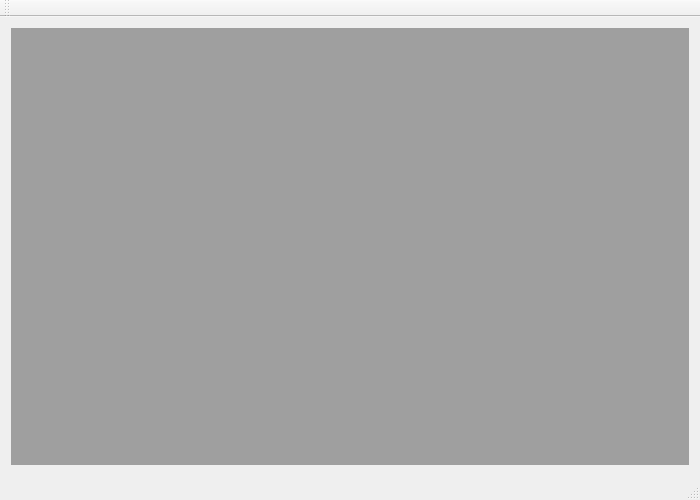
<?xml version="1.0" encoding="UTF-8"?>
<ui version="4.0">
 <class>MainWindow</class>
 <widget class="QMainWindow" name="MainWindow">
  <property name="geometry">
   <rect>
    <x>0</x>
    <y>0</y>
    <width>700</width>
    <height>500</height>
   </rect>
  </property>
  <property name="font">
   <font>
    <family>Verdana</family>
    <pointsize>12</pointsize>
   </font>
  </property>
  <property name="windowTitle">
   <string>Single Point Editor</string>
  </property>
  <widget class="QWidget" name="centralWidget">
   <layout class="QVBoxLayout" name="verticalLayout">
    <item>
     <widget class="QMdiArea" name="mdiArea"/>
    </item>
   </layout>
  </widget>
  <widget class="QMenuBar" name="menuBar">
   <property name="geometry">
    <rect>
     <x>0</x>
     <y>0</y>
     <width>700</width>
     <height>21</height>
    </rect>
   </property>
  </widget>
  <widget class="QToolBar" name="mainToolBar">
   <attribute name="toolBarArea">
    <enum>TopToolBarArea</enum>
   </attribute>
   <attribute name="toolBarBreak">
    <bool>false</bool>
   </attribute>
  </widget>
  <widget class="QStatusBar" name="statusBar"/>
 </widget>
 <layoutdefault spacing="6" margin="11"/>
 <resources/>
 <connections/>
</ui>
